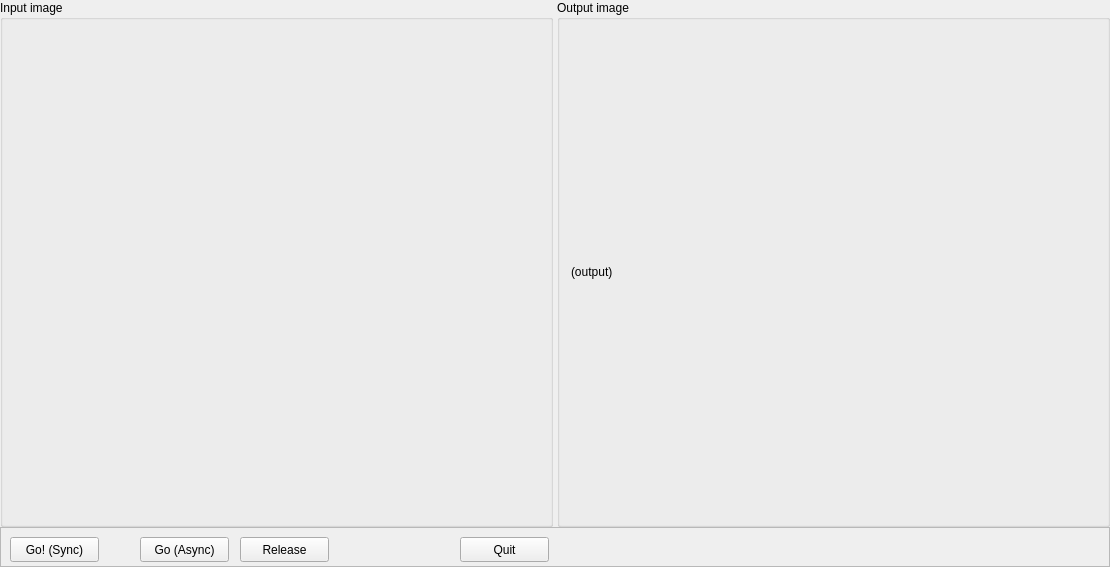
<?xml version="1.0" encoding="UTF-8"?>
<ui version="4.0">
 <class>MainWindow</class>
 <widget class="QMainWindow" name="MainWindow">
  <property name="geometry">
   <rect>
    <x>0</x>
    <y>0</y>
    <width>1110</width>
    <height>567</height>
   </rect>
  </property>
  <property name="windowTitle">
   <string>MainWindow</string>
  </property>
  <widget class="QWidget" name="centralWidget">
   <property name="sizePolicy">
    <sizepolicy hsizetype="Preferred" vsizetype="Preferred">
     <horstretch>0</horstretch>
     <verstretch>0</verstretch>
    </sizepolicy>
   </property>
   <layout class="QVBoxLayout" name="verticalLayout_4" stretch="0">
    <property name="spacing">
     <number>4</number>
    </property>
    <property name="leftMargin">
     <number>0</number>
    </property>
    <property name="topMargin">
     <number>0</number>
    </property>
    <property name="rightMargin">
     <number>0</number>
    </property>
    <property name="bottomMargin">
     <number>0</number>
    </property>
    <item>
     <layout class="QVBoxLayout" name="verticalLayout_3" stretch="1,0">
      <property name="spacing">
       <number>0</number>
      </property>
      <item>
       <layout class="QGridLayout" name="gridLayout">
        <property name="spacing">
         <number>4</number>
        </property>
        <item row="0" column="0">
         <widget class="QGroupBox" name="groupBox">
          <property name="title">
           <string>Input image</string>
          </property>
          <layout class="QVBoxLayout" name="verticalLayout_2">
           <item>
            <widget class="QLabel" name="lblInputImage">
             <property name="text">
              <string/>
             </property>
             <property name="pixmap">
              <pixmap resource="resources.qrc">:/inputimage</pixmap>
             </property>
            </widget>
           </item>
          </layout>
         </widget>
        </item>
        <item row="0" column="1">
         <widget class="QGroupBox" name="groupBox_2">
          <property name="title">
           <string>Output image</string>
          </property>
          <layout class="QVBoxLayout" name="verticalLayout">
           <item>
            <widget class="QLabel" name="lblOutputImage">
             <property name="text">
              <string>(output)</string>
             </property>
            </widget>
           </item>
          </layout>
         </widget>
        </item>
       </layout>
      </item>
      <item>
       <widget class="QFrame" name="frame">
        <property name="minimumSize">
         <size>
          <width>0</width>
          <height>40</height>
         </size>
        </property>
        <property name="frameShape">
         <enum>QFrame::StyledPanel</enum>
        </property>
        <property name="frameShadow">
         <enum>QFrame::Raised</enum>
        </property>
        <widget class="QPushButton" name="pbGo">
         <property name="geometry">
          <rect>
           <x>10</x>
           <y>10</y>
           <width>89</width>
           <height>25</height>
          </rect>
         </property>
         <property name="text">
          <string>Go! (Sync)</string>
         </property>
        </widget>
        <widget class="QPushButton" name="pbQuit">
         <property name="geometry">
          <rect>
           <x>460</x>
           <y>10</y>
           <width>89</width>
           <height>25</height>
          </rect>
         </property>
         <property name="text">
          <string>Quit</string>
         </property>
        </widget>
        <widget class="QPushButton" name="pbGoAsync">
         <property name="geometry">
          <rect>
           <x>140</x>
           <y>10</y>
           <width>89</width>
           <height>25</height>
          </rect>
         </property>
         <property name="text">
          <string>Go (Async)</string>
         </property>
        </widget>
        <widget class="QPushButton" name="pbRelease">
         <property name="geometry">
          <rect>
           <x>240</x>
           <y>10</y>
           <width>89</width>
           <height>25</height>
          </rect>
         </property>
         <property name="text">
          <string>Release</string>
         </property>
        </widget>
       </widget>
      </item>
     </layout>
    </item>
   </layout>
  </widget>
 </widget>
 <layoutdefault spacing="6" margin="11"/>
 <resources>
  <include location="resources.qrc"/>
 </resources>
 <connections/>
</ui>
